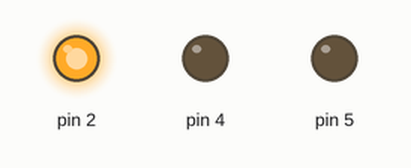
This sketch was run on a simulated Arduino Uno, built with avr-gcc and run on an emulated ATmega328P. Shown: output pins drawn as LEDs (lit = HIGH).

Above: at 0.2 s.
At 0.7 s:
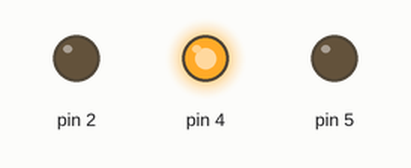
At 2.7 s:
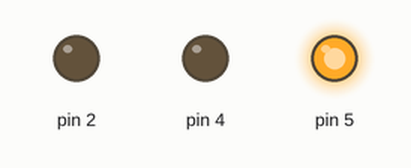
Timing chart, 0 to 3.5 s (numbered marks = the images above):
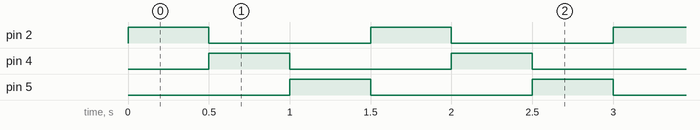

The sketch:

leds.ino
```cpp
void setup()
{
  pinMode(2, OUTPUT);
  pinMode(4, OUTPUT);
  pinMode(5, OUTPUT);
  digitalWrite(2, 0);
  digitalWrite(4, 0);
  digitalWrite(5, 0);

}

void loop()
{
  digitalWrite(2, 1);
  digitalWrite(4, 0);
  digitalWrite(5, 0);
  delay(500);
  digitalWrite(2, 0);
  digitalWrite(4, 1);
  digitalWrite(5, 0);
  delay(500);
  digitalWrite(2, 0);
  digitalWrite(4, 0);
  digitalWrite(5, 1);
  delay(500);

}
```

Measured:
- by itself, pin 2, pin 4, pin 5: alternates HIGH for 0.50 s and LOW for 1.0 s
- by itself, everything shown: repeats every 1.5 s, in 3 steps
